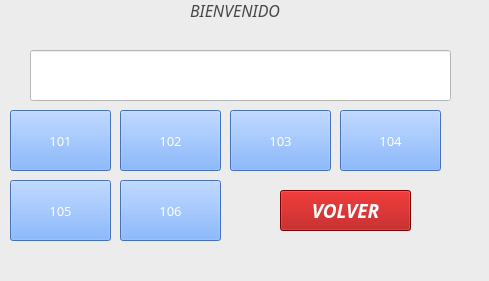
<?xml version="1.0" encoding="UTF-8"?>
<ui version="4.0">
 <class>MainWindow</class>
 <widget class="QMainWindow" name="MainWindow">
  <property name="geometry">
   <rect>
    <x>0</x>
    <y>0</y>
    <width>489</width>
    <height>281</height>
   </rect>
  </property>
  <property name="windowTitle">
   <string>MainWindow</string>
  </property>
  <property name="styleSheet">
   <string notr="true">background-color: rgb(236, 236, 236);</string>
  </property>
  <widget class="QWidget" name="centralwidget">
   <widget class="QPushButton" name="cuatro">
    <property name="geometry">
     <rect>
      <x>340</x>
      <y>110</y>
      <width>101</width>
      <height>61</height>
     </rect>
    </property>
    <property name="font">
     <font>
      <family>Lucida Fax</family>
      <pointsize>10</pointsize>
      <weight>50</weight>
      <italic>false</italic>
      <bold>false</bold>
     </font>
    </property>
    <property name="styleSheet">
     <string notr="true">color: rgb(255, 255, 255);
background-color: rgb(97, 158, 255);</string>
    </property>
    <property name="text">
     <string>104</string>
    </property>
   </widget>
   <widget class="QPushButton" name="dos">
    <property name="geometry">
     <rect>
      <x>120</x>
      <y>110</y>
      <width>101</width>
      <height>61</height>
     </rect>
    </property>
    <property name="font">
     <font>
      <family>Lucida Fax</family>
      <pointsize>10</pointsize>
      <weight>50</weight>
      <italic>false</italic>
      <bold>false</bold>
     </font>
    </property>
    <property name="styleSheet">
     <string notr="true">color: rgb(255, 255, 255);
background-color: rgb(97, 158, 255);</string>
    </property>
    <property name="text">
     <string>102</string>
    </property>
   </widget>
   <widget class="QPushButton" name="uno">
    <property name="geometry">
     <rect>
      <x>10</x>
      <y>110</y>
      <width>101</width>
      <height>61</height>
     </rect>
    </property>
    <property name="font">
     <font>
      <family>Lucida Fax</family>
      <pointsize>10</pointsize>
      <weight>50</weight>
      <italic>false</italic>
      <bold>false</bold>
     </font>
    </property>
    <property name="styleSheet">
     <string notr="true">color: rgb(255, 255, 255);
background-color: rgb(97, 158, 255);</string>
    </property>
    <property name="text">
     <string>101</string>
    </property>
   </widget>
   <widget class="QPushButton" name="cinco">
    <property name="geometry">
     <rect>
      <x>10</x>
      <y>180</y>
      <width>101</width>
      <height>61</height>
     </rect>
    </property>
    <property name="font">
     <font>
      <family>Lucida Fax</family>
      <pointsize>10</pointsize>
      <weight>50</weight>
      <italic>false</italic>
      <bold>false</bold>
     </font>
    </property>
    <property name="styleSheet">
     <string notr="true">color: rgb(255, 255, 255);
background-color: rgb(97, 158, 255);</string>
    </property>
    <property name="text">
     <string>105</string>
    </property>
   </widget>
   <widget class="QPushButton" name="tres">
    <property name="geometry">
     <rect>
      <x>230</x>
      <y>110</y>
      <width>101</width>
      <height>61</height>
     </rect>
    </property>
    <property name="font">
     <font>
      <family>Lucida Fax</family>
      <pointsize>10</pointsize>
      <weight>50</weight>
      <italic>false</italic>
      <bold>false</bold>
     </font>
    </property>
    <property name="styleSheet">
     <string notr="true">color: rgb(255, 255, 255);
background-color: rgb(97, 158, 255);</string>
    </property>
    <property name="text">
     <string>103</string>
    </property>
   </widget>
   <widget class="QLineEdit" name="linea">
    <property name="geometry">
     <rect>
      <x>30</x>
      <y>50</y>
      <width>421</width>
      <height>51</height>
     </rect>
    </property>
    <property name="styleSheet">
     <string notr="true">background-color: rgb(255, 255, 255);</string>
    </property>
   </widget>
   <widget class="QLabel" name="label_2">
    <property name="geometry">
     <rect>
      <x>190</x>
      <y>-10</y>
      <width>131</width>
      <height>41</height>
     </rect>
    </property>
    <property name="font">
     <font>
      <family>Monotype Corsiva</family>
      <pointsize>12</pointsize>
      <weight>50</weight>
      <italic>true</italic>
      <bold>false</bold>
     </font>
    </property>
    <property name="styleSheet">
     <string notr="true">background-color: rgb(236, 236, 236);
color: rgb(71, 71, 71);</string>
    </property>
    <property name="text">
     <string>BIENVENIDO</string>
    </property>
   </widget>
   <widget class="QPushButton" name="seis">
    <property name="geometry">
     <rect>
      <x>120</x>
      <y>180</y>
      <width>101</width>
      <height>61</height>
     </rect>
    </property>
    <property name="font">
     <font>
      <family>Lucida Fax</family>
      <pointsize>10</pointsize>
      <weight>50</weight>
      <italic>false</italic>
      <bold>false</bold>
     </font>
    </property>
    <property name="styleSheet">
     <string notr="true">color: rgb(255, 255, 255);
background-color: rgb(97, 158, 255);</string>
    </property>
    <property name="text">
     <string>106</string>
    </property>
   </widget>
   <widget class="QPushButton" name="volver">
    <property name="geometry">
     <rect>
      <x>280</x>
      <y>190</y>
      <width>131</width>
      <height>41</height>
     </rect>
    </property>
    <property name="font">
     <font>
      <family>Lucida Fax</family>
      <pointsize>14</pointsize>
      <weight>75</weight>
      <italic>true</italic>
      <bold>true</bold>
     </font>
    </property>
    <property name="styleSheet">
     <string notr="true">color: rgb(255, 255, 255);
background-color: rgb(170, 0, 0);</string>
    </property>
    <property name="text">
     <string>VOLVER</string>
    </property>
   </widget>
  </widget>
  <widget class="QMenuBar" name="menubar">
   <property name="geometry">
    <rect>
     <x>0</x>
     <y>0</y>
     <width>489</width>
     <height>21</height>
    </rect>
   </property>
  </widget>
  <widget class="QStatusBar" name="statusbar"/>
 </widget>
 <resources/>
 <connections/>
</ui>
